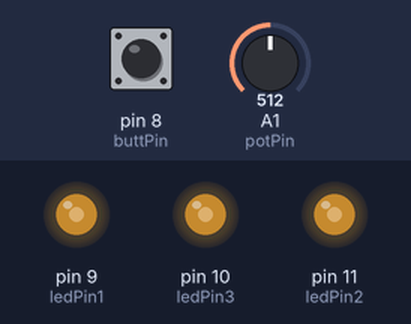
A sketch run on a simulated Arduino Uno, built with avr-gcc and run on an emulated ATmega328P. Parts: output pins drawn as LEDs (lit = HIGH). Dashed ring = blinking. Inputs (shaded band) come from the test bench; at power-on: A1 (potPin) = 512, pin 8 (buttPin) HIGH. Random numbers use the default seed unless the sketch sets one.

Above: at 1.2 s.
1.3 s: A1 (potPin) set to 716
At 2.8 s:
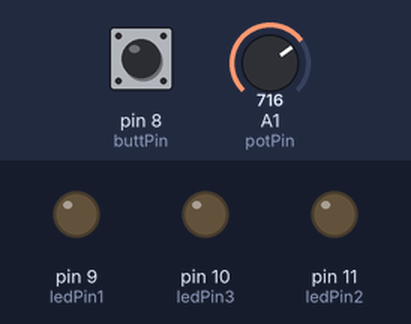
4.3 s: A1 (potPin) set to 900
At 5.4 s:
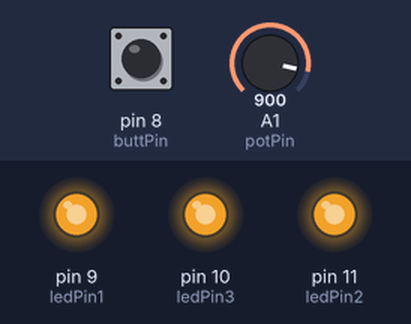
7.3 s: A1 (potPin) set to 122
10.3 s: pin 8 (buttPin) pulled LOW for 0.15 s
11.9 s: pin 8 (buttPin) pulled LOW for 1 s
At 13.04 s:
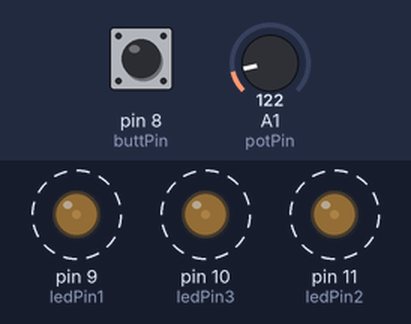
14.9 s: pin 8 (buttPin) pulled LOW for 0.15 s
Timing chart, 0 to 40.9 s (numbered marks = the images above; inputs shaded):
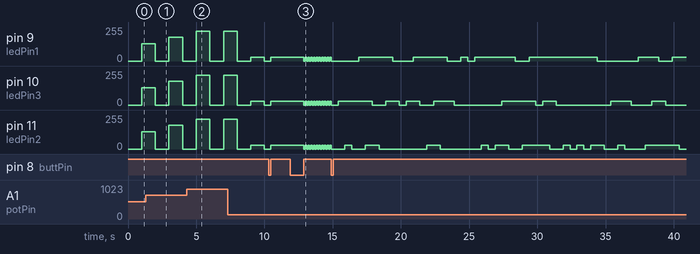

Measured:
- after the input at 11.9 s, pin 9 (ledPin1), pin 10 (ledPin3), pin 11 (ledPin2): alternates 30/255 for 0.10 s and 0/255 for 0.10 s, starting after 1.0 s

The sketch:

Lab1.ino
```cpp
//Initialize what pins we will be using
const int ledPin1 =  9;
const int ledPin2 = 11;
const int ledPin3 = 10;
//pin for button
const int buttPin = 8;
//pin for potentiometer
const int potPin = A1;

//Initialize empty variables that hold our changing factors (the voltage passing through the button and the potentiometer)
float volt = 0;
float pot = 0;

//Initialize LEDs as off
int ledState = LOW;
int ledState_array[] = {0,0,0};

//i --> what mode is on
//j --> which LED is being changed from on or off
//k --> used for random changing of LEDs
int i = 0;
int j = 0;
int k = 0;

//previousMillis --> intializes start time
//interval --> time elapsed before next behavior in each mode
//interval_rand --> time elapsed before next behavior in random (we wanted it to go faster)
//interval_rand --> time elapsed before next behavior in the fast flashing mode
unsigned long previousMillis = 0;
const long interval = 1000;
const long interval_rand = 500;
const long interval_fast = 100;

//tells the arduino whether or not to change modes
bool change = false;

//we have 5 functions (modes) to define and choose from
//this allows us to call the different functions by calling myFunction
void (*myFunction[5])();

//sets up all the pins. Defines all functions in the array
void setup() {
  myFunction[0] = delay_flash;
  myFunction[1] = flash;
  myFunction[2] = all_on;
  myFunction[3] = strobe;
  myFunction[4] = rand_flash;
  //ledPins are outputting voltage
  pinMode(ledPin1, OUTPUT);
  pinMode(ledPin2, OUTPUT);
  pinMode(ledPin3, OUTPUT);
  //buttPin is reading voltage
  pinMode(buttPin, INPUT);
  //begin serial monitor for debugging
  Serial.begin(9600);
}

//looks for cues to switch between modes
void loop() {
  //read values from button and potentiometer
  volt = digitalRead(buttPin);
  pot = analogRead(potPin)/4;
  digitalWrite(buttPin, HIGH);

  // switches between different modes. Reads values from button. 1 means button not pressed, 0 means it is. Every time pressed switches to new mode
  while(volt == 1){
    volt = digitalRead(buttPin);
    pot = analogRead(potPin)/4;
    //Serial.println(i);
    myFunction[i]();
  }

  while(volt == 0){
    volt = digitalRead(buttPin);
    pot = analogRead(potPin)/4;
    //Serial.println(pot);
    change = true;
  }

  if (change == true){
    if (i<4) {
      i = i+1;
      j = 0;
      analogWrite(ledPin1, LOW);
      analogWrite(ledPin2, LOW);
      analogWrite(ledPin3, LOW);

      change = false;
    }
    else {
        i = 0;
        j = 0;
        analogWrite(ledPin1, LOW);
        analogWrite(ledPin2, LOW);
        analogWrite(ledPin3, LOW);
        change = false;
    }
  }
};

// turns all LEDs on and off at the same time
void flash () {

  unsigned long currentMillis = millis();

  //if the interval has passed, turn all LEDs on/off (loops until button is pressed)
  if (currentMillis - previousMillis >= interval) {

    previousMillis = currentMillis;

    if (ledState == LOW) {
      pot = analogRead(potPin)/4;
      ledState = pot;
    } else {
      ledState = LOW;
    }
    analogWrite(ledPin1, ledState);
    analogWrite(ledPin2, ledState);
    analogWrite(ledPin3, ledState);
  }
}

//turns LEDs on in series, and then off
void delay_flash () {
  int ledPin[] = {ledPin1, ledPin2, ledPin3};
  unsigned long currentMillis = millis();
  //turn each LED on and then each LED off (time between on/off is interval)
  if (currentMillis - previousMillis >= interval) {

    previousMillis = currentMillis;

    if (ledState_array[j] == 0) {
      pot = analogRead(potPin)/4;
      analogWrite(ledPin[j], pot);
      ledState_array[j] = 1;
    }
    else {
      ledState_array[j] = 0;
      analogWrite(ledPin[j], 0);
    }

    if(j<2){
      j = j+1;
    } else {
      j = 0;
    }
  }
}

//turns all LEDs on
void all_on () {
    pot = analogRead(potPin)/4;
    ledState = pot;
    analogWrite(ledPin1, ledState);
    analogWrite(ledPin2, ledState);
    analogWrite(ledPin3, ledState);
}

// turns all LEDs on and off at the same time... but faster
void strobe () {
    unsigned long currentMillis = millis();

  //if the interval has passed, turn all LEDs on/off. Uses faster interval
  if (currentMillis - previousMillis >= interval_fast) {

    previousMillis = currentMillis;

    if (ledState == LOW) {
      pot = analogRead(potPin)/4;
      ledState = pot;
    } else {
      ledState = LOW;
    }

    analogWrite(ledPin1, ledState);
    analogWrite(ledPin2, ledState);
    analogWrite(ledPin3, ledState);
  }
}

//turns on and off randomly
void rand_flash () {
  int ledPin[] = {ledPin1, ledPin2, ledPin3};
  k = int(random(0,3));
  unsigned long currentMillis = millis();

  //picks random LED, if it is on, turns it off, and vice versa
  if (currentMillis - previousMillis >= interval_rand) {
    previousMillis = currentMillis;
    if (ledState_array[k] == 0) {
      pot = analogRead(potPin)/4;
      analogWrite(ledPin[k], pot);
      ledState_array[k] = 1;
    }
    else {
      ledState_array[k] = 0;
      analogWrite(ledPin[k], 0);
    }
  }
}
```
